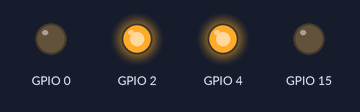
This sketch was run on a simulated ESP32. Parts: output pins drawn as LEDs (lit = HIGH).

Above: at 0.5 s.
At 3.5 s:
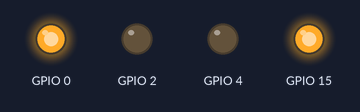
Timing chart, 0 to 4.6 s (numbered marks = the images above):
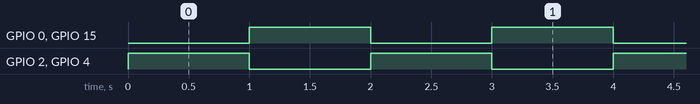

The sketch:

p39.ino
```cpp
void setup() {
  pinMode(4, OUTPUT);
  pinMode(0, OUTPUT);
  pinMode(2, OUTPUT);
  pinMode(15, OUTPUT);
}

void loop() {
  digitalWrite(4, HIGH);
  digitalWrite(2, HIGH);
  digitalWrite(0, LOW);
  digitalWrite(15, LOW);
  delay(1000);
  digitalWrite(0, HIGH);
  digitalWrite(15, HIGH);
  digitalWrite(4, LOW);
  digitalWrite(2, LOW);
  delay(1000);
}
```

Measured:
- by itself, GPIO 0, GPIO 2, GPIO 4, GPIO 15: alternates HIGH for 1.0 s and LOW for 1.0 s
